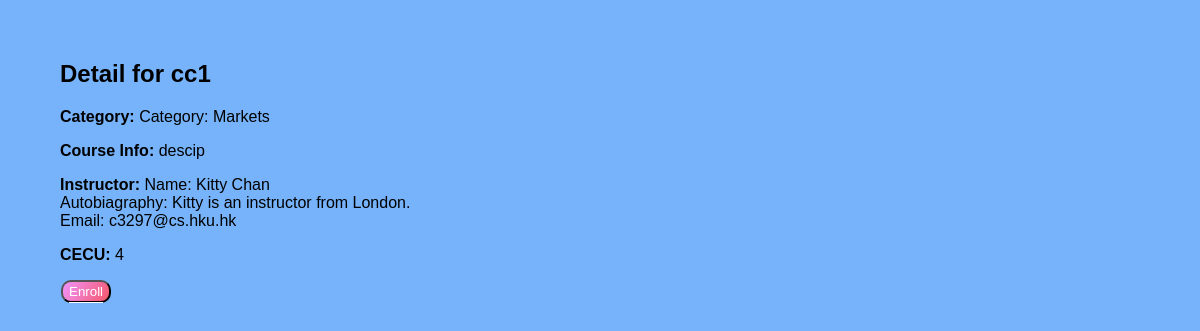
Screenshot of /system/view/browseCourse/detail/11/ (signed in) with the database file from the repository.
### system/models.py (models this page shows, shortened)
class Course(models.Model):
	instructor = models.ForeignKey(Instructor, on_delete=models.CASCADE)
	category = models.ForeignKey(Category,on_delete=models.CASCADE)
	title = models.CharField(max_length=200)
	description = models.TextField()
	CECU_value = models.IntegerField()
	STATUS = (
		(0,'Open'),
		(1,'Pending'),
		(2,'Closed'),
	)
	status = models.IntegerField(choices=STATUS)

class Category(models.Model):
	name=models.CharField(max_length=200)
	description=models.TextField()
	def __str__(self):
		return f'Category: {self.name}'

class Instructor(User):
	autobiagraphy=models.TextField()

### system/views.py (the view)
# urls.py: path('view/browseCourse/detail/<int:course_id>/', views.viewCourseDetail, name='viewCourseDetail'),
def viewCourseDetail(request, **kwargs):
	template = loader.get_template("courseDetail.html")
	course = Course.objects.filter(id=kwargs['course_id'])[0]
	is_enrolled = Enroll.objects.filter(course__id=kwargs['course_id'], learner_id=request.user.id)
	instructor = Instructor.objects.filter(id=course.instructor.id)[0]
	learner = Learner.objects.filter(id=request.user.id)[0]
	if len(is_enrolled)>0:
		disabled = True
	else:
		disabled = False
	context = {
		'course': course,
		'disabled': disabled,
		'instructor': instructor,
		'learner': learner
	}
	return HttpResponse(template.render(context, request))

### templates/studyModule/courseDetail.html (shortened to what this page needs)
<!DOCTYPE html>
<head>
  <link rel="stylesheet" href="/static/stylesheets/style_show_c.css">
</head>
<body>
  <h2>Detail for {{course.title}}</h2>
  <p><b>Category:</b> {{course.category}}</p>
  <p><b>Course Info:</b> {{course.description}}</p>
  <p><b>Instructor:</b>
    Name: {{instructor.first_name}} {{instructor.last_name}}<br>
    Autobiagraphy: {{instructor.autobiagraphy}}<br>
    Email: {{instructor.email}}<br>
  </p>
  <p><b>CECU: </b>{{course.CECU_value}}</p>
  <button id="enroll" data-disabled="{{disabled}}"><a href="/system/view/enrollInCourse/{{course.id}}/">Enroll</a></button>
</body>

### static/stylesheets/style_show_c.css (style rules this page uses)
* { font-family: "Comic Sans MS", cursive, sans-serif }
body { margin-left: 60px; margin-top: 60px; background: #76B3FA; }
button,[type="submit"] { background-image: linear-gradient(120deg, #f093fb 0%, #f5576c 100%); border-radius: 10px; padding: 2px 6px; color: #fff; text-decoration: none; margin: 0 1px; }
a { border-bottom: 1px solid #ffffff; color: rgb(255, 255, 255); padding-bottom: .25em; text-decoration: none; }

### rows the page displays
Course: title "cc1", category "Category: Markets", description "descip", CECU_value "4"
Instructor: autobiagraphy "Kitty is an instructor from London."

### other values shown
{{ instructor.first_name }} "Kitty"
{{ instructor.last_name }} "Chan"
{{ instructor.email }} "c3297@cs.hku.hk"
